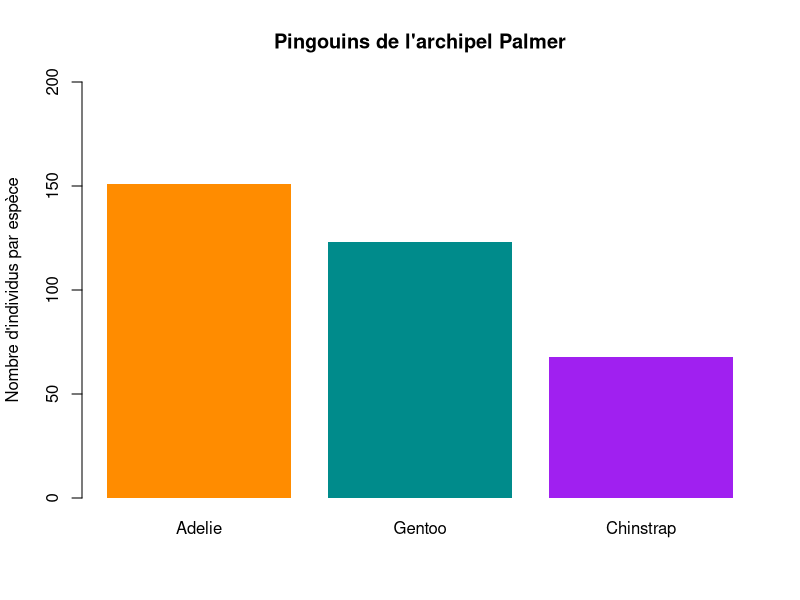
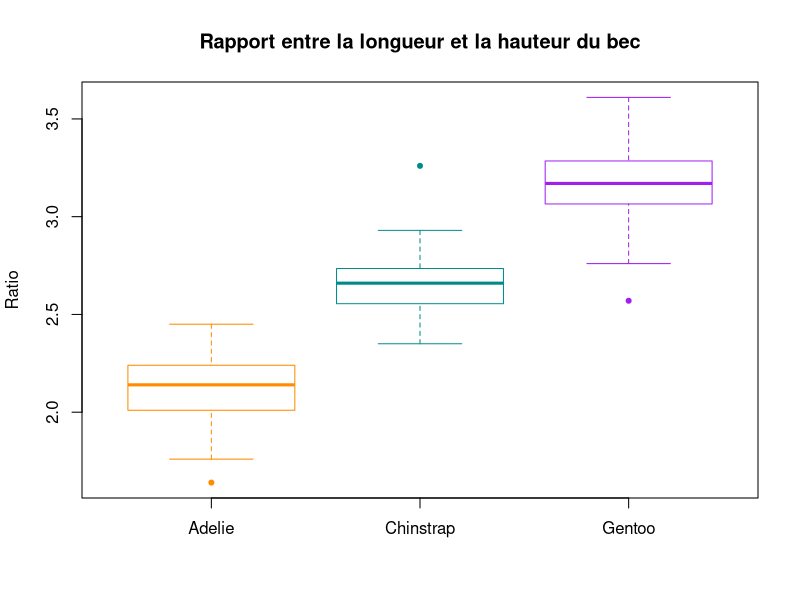
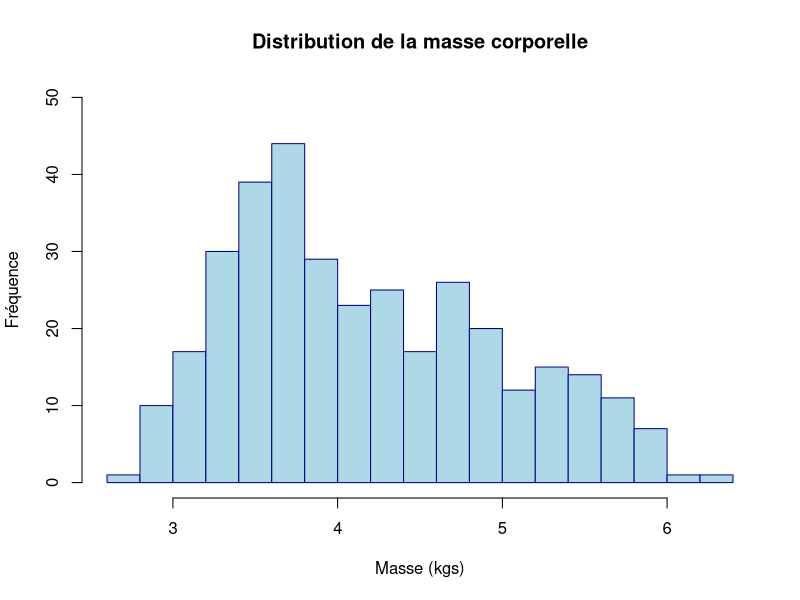
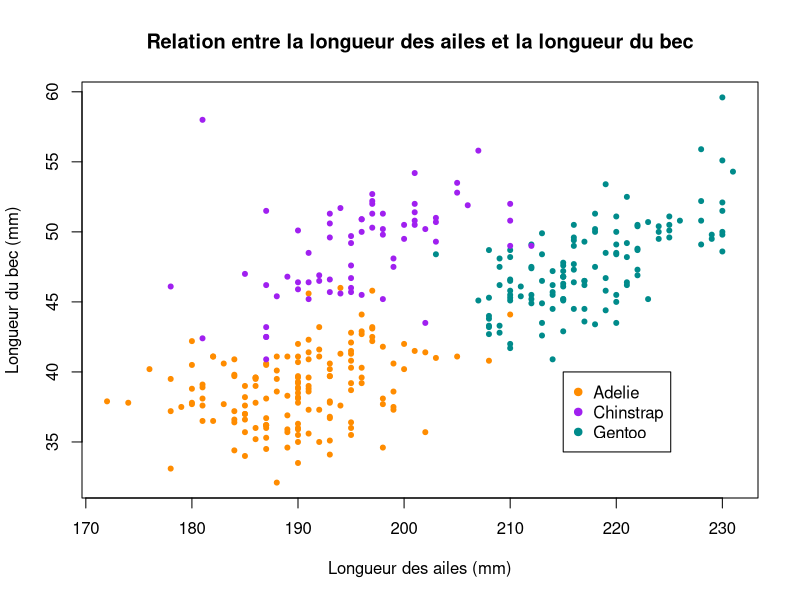

These figures' R source, in order:
# Ateliers codons
# Introduction a R Markdown
# 2022-11-14

# Importer les donnees ----

pingouins <- read.csv("data/pingouins_propre.csv")

# Explorer les donnees ----

str(pingouins)

# Representer les donnees ----

# Barplot : nombre d'individus par espece
barplot(sort(table(pingouins$espece), decreasing = TRUE),
        col = c("Adelie" = "darkorange",
                "Chinstrap" = "cyan4",
                "Gentoo" = "purple"),
        border = NA,
        main = "Pingouins de l'archipel Palmer",
        ylab = "Nombre d'individus par espèce",
        ylim = c(0, 200))


# Boxplot : ratio du bec en fonction de l'espece
pingouins$ratio_bec <- round(pingouins$longueur_bec_mm / pingouins$hauteur_bec_mm,
                             digits = 2)
boxplot(pingouins$ratio_bec ~ pingouins$espece,
        col = NA,
        border = c("Adelie" = "darkorange",
                   "Chinstrap" = "cyan4",
                   "Gentoo" = "purple"),
        pch = 20,
        main = "Rapport entre la longueur et la hauteur du bec",
        xlab = "",
        ylab = "Ratio")

# Histogramme : distribution de la masse corporelle
hist(pingouins$masse_corporelle_g / 1000,
     breaks = 20,
     col = "lightblue",
     border = "darkblue",
     ylim = c(0, 50),
     main = "Distribution de la masse corporelle",
     xlab = "Masse (kgs)",
     ylab = "Fréquence")

# Scatter plot : longueur des ailes vs longueur du bec
pingouins$couleur[pingouins$espece == "Adelie"] <- "darkorange"
pingouins$couleur[pingouins$espece == "Chinstrap"] <- "purple"
pingouins$couleur[pingouins$espece == "Gentoo"] <- "cyan4"
plot(x = pingouins$longueur_aile_mm, y = pingouins$longueur_bec_mm,
     col = pingouins$couleur,
     pch = 20,
     main = "Relation entre la longueur des ailes et la longueur du bec",
     xlab = "Longueur des ailes (mm)",
     ylab = "Longueur du bec (mm)")
legend(legend = sort(unique(pingouins$espece)),
       x = 215,
       y = 40,
       col = c("darkorange", "purple", "cyan4"),
       pch = 19)
